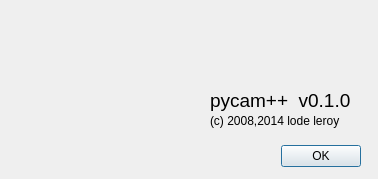
<?xml version="1.0" encoding="UTF-8"?>
<ui version="4.0">
 <class>AboutDialog</class>
 <widget class="QDialog" name="AboutDialog">
  <property name="windowModality">
   <enum>Qt::ApplicationModal</enum>
  </property>
  <property name="geometry">
   <rect>
    <x>0</x>
    <y>0</y>
    <width>378</width>
    <height>179</height>
   </rect>
  </property>
  <property name="windowTitle">
   <string>Dialog</string>
  </property>
  <property name="windowIcon">
   <iconset resource="pycam.qrc">
    <normaloff>:/pycam/icons/pycam.ico</normaloff>:/pycam/icons/pycam.ico</iconset>
  </property>
  <property name="modal">
   <bool>true</bool>
  </property>
  <widget class="QDialogButtonBox" name="buttonBox">
   <property name="geometry">
    <rect>
     <x>20</x>
     <y>140</y>
     <width>341</width>
     <height>32</height>
    </rect>
   </property>
   <property name="orientation">
    <enum>Qt::Horizontal</enum>
   </property>
   <property name="standardButtons">
    <set>QDialogButtonBox::Ok</set>
   </property>
  </widget>
  <widget class="QLabel" name="label">
   <property name="geometry">
    <rect>
     <x>10</x>
     <y>10</y>
     <width>351</width>
     <height>71</height>
    </rect>
   </property>
   <property name="text">
    <string/>
   </property>
   <property name="pixmap">
    <pixmap resource="pycam.qrc">:/pycam/icons/logo_gui.png</pixmap>
   </property>
   <property name="scaledContents">
    <bool>true</bool>
   </property>
  </widget>
  <widget class="QLabel" name="label_2">
   <property name="geometry">
    <rect>
     <x>210</x>
     <y>90</y>
     <width>161</width>
     <height>21</height>
    </rect>
   </property>
   <property name="font">
    <font>
     <pointsize>14</pointsize>
    </font>
   </property>
   <property name="text">
    <string>pycam++  v0.1.0</string>
   </property>
  </widget>
  <widget class="QLabel" name="label_3">
   <property name="geometry">
    <rect>
     <x>210</x>
     <y>110</y>
     <width>151</width>
     <height>21</height>
    </rect>
   </property>
   <property name="text">
    <string>(c) 2008,2014 lode leroy</string>
   </property>
  </widget>
 </widget>
 <resources>
  <include location="pycam.qrc"/>
 </resources>
 <connections>
  <connection>
   <sender>buttonBox</sender>
   <signal>accepted()</signal>
   <receiver>AboutDialog</receiver>
   <slot>accept()</slot>
   <hints>
    <hint type="sourcelabel">
     <x>248</x>
     <y>254</y>
    </hint>
    <hint type="destinationlabel">
     <x>157</x>
     <y>274</y>
    </hint>
   </hints>
  </connection>
  <connection>
   <sender>buttonBox</sender>
   <signal>rejected()</signal>
   <receiver>AboutDialog</receiver>
   <slot>reject()</slot>
   <hints>
    <hint type="sourcelabel">
     <x>316</x>
     <y>260</y>
    </hint>
    <hint type="destinationlabel">
     <x>286</x>
     <y>274</y>
    </hint>
   </hints>
  </connection>
 </connections>
</ui>
